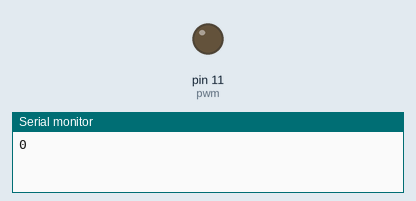
Simulated run of this sketch. Board: Arduino Uno, built with avr-gcc and run on an emulated ATmega328P. Parts: output pins drawn as LEDs (lit = HIGH), the last lines printed to the serial monitor.

Above: at 0.05 s.
At 9.56 s:
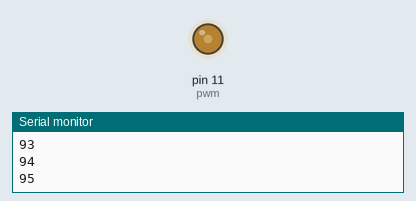
At 19.98 s:
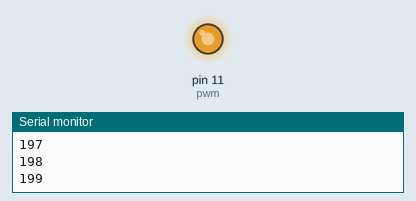
At 39.93 s:
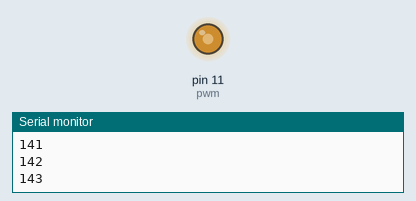
Timing chart, 0 to 40.0 s (numbered marks = the images above):
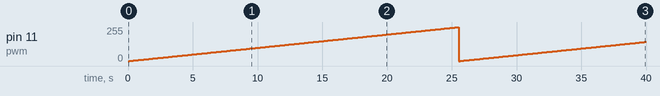

The sketch:

ambiltegangan.ino
```cpp
#define pwm 11
int i = 0;


void setup()
{
  Serial.begin(9600);
  pinMode(pwm , OUTPUT);
}

void loop()
{
  for(i = 0; i < 255 ; i +=1)
  {
    analogWrite(pwm,i);
    Serial.println(i);
    delay(100);
  }
Serial.println(i);

}
```

Measured:
- by itself, pin 11 (pwm): 0/255 → 1/255 at 0.10 s, → 2/255 0.10 s later, → 3/255 0.10 s later, → 4/255 0.10 s later, … (399 changes in this stretch)
